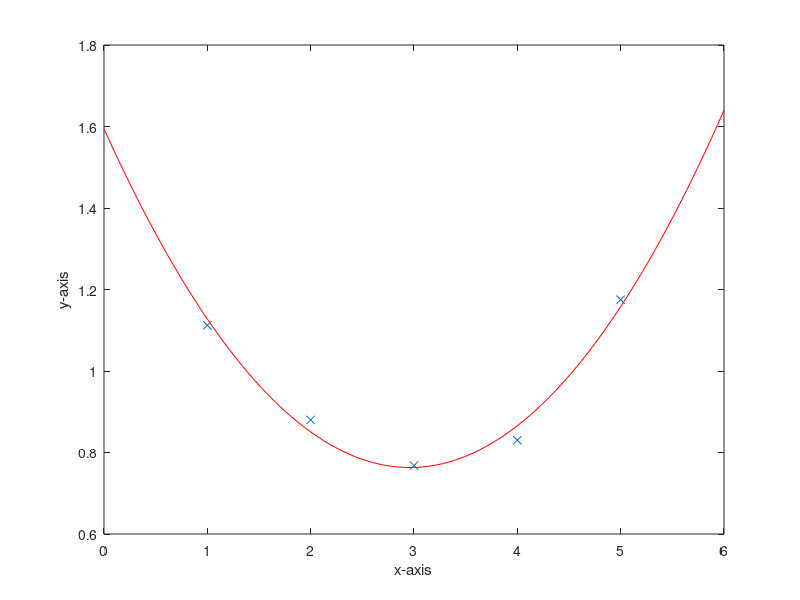

This figure's MATLAB source:
%--------------------------------------------------------------------------
%   
%          ADJUSTMENT THEORY I
%    Exercise 7: Adjustment Calculation - part II  
% 
%   Author         : Anastasia Pasioti
%   Version        : October 09, 2018
%   Last changes   : December 14, 2022
%
%--------------------------------------------------------------------------

clc;
close all;
format short;

%--------------------------------------------------------------------------
%   Task 2: Adjustment of a parabola
%--------------------------------------------------------------------------  
%    y = ax^2+bx+c          ---------------- eqtn(parabola)
%   1.112  = a  + b  + c    ----------------  1
%   0.880  = 4a + 2b + c    ----------------  2
%   0.768  = 9a + 3b + c    ----------------  3
%   0.830  = 16a+ 4b + c    ----------------  4
%   1.175  = 25a+ 5b + c    ----------------  5
%--------------------------------------------------------------------------
%   Observations and redundancy
%--------------------------------------------------------------------------
%Vector of observations
L = [ 1.112 0.880 0.768 0.830 1.175]'; 
x = 1:5;
%Number of observations
no_n =5; 

%Number of unknowns
no_u =3; 

%Redundancy
r = no_n - no_u ;
%--------------------------------------------------------------------------
%  Stochastic model
%--------------------------------------------------------------------------
%VC Matrix of the observations
S_LL = (0.02^2.* eye(5));

%Theoretical reference standard deviation
sigma_0 = 0.01;         %a priori

%Cofactor matrix of the observations
Q_ll = ((sigma_0^2)^-1 * S_LL);
%Weight matrix
P = Q_ll^-1;
%--------------------------------------------------------------------------
%  Adjustment
%--------------------------------------------------------------------------
%Design matrix
A =[1 1 1;
    4 2 1;
    9 3 1;
   16 4 1;
   25 5 1]; 
%Normal matrix
N = A'*P*A;        
%Vector of right hand side of normal equations
n = A'*P*L;    
%Inversion of normal matrix / Cofactor matrix of the unknowns
Q_XX = N^-1;    
%Solution of normal equation
X_hat = Q_XX*n;
%Estimated unknown parameters
a = X_hat(1,1);
b = X_hat(2);
c = X_hat(3);     
%Vector of residuals
v =(A*X_hat)-L; 
%Objective function
vTPv = v'*P*v;
%Vector of adjusted observations
L_hat = L+v;
%Final check
if L_hat == (A*X_hat)
    disp('No errrors found!')
else
    disp('crosscheck your steps again!')
end
%Empirical reference standard deviation
s_0 = sqrt(vTPv/(no_n-no_u));      %a posteriori

%VC matrix of adjusted unknowns
E_XX_hat = (s_0^2*Q_XX);

%Standard deviation of the adjusted unknowns
s_X = sqrt(diag(E_XX_hat));

%Cofactor matrix of adjusted observations
Q_LL_hat = A*Q_XX*A';

%VC matrix of adjusted observations
S_LL_hat = (s_0^2 * Q_LL_hat);
%Standard deviation of the adjusted observations
s_L_hat = sqrt(diag(S_LL_hat));
%Cofactor matrix of the residuals
Q_vv = Q_ll-Q_LL_hat;
%VC matrix of residuals
S_vv = s_0^2*Q_vv; 
%Standard deviation of the residuals
s_v = sqrt(diag(S_vv));

%% ---------------------------task___5-------------------------------------------------
%Plot
L = [ 1.112 0.880 0.768 0.830 1.175]'; 
x = 1:5;
plot(x,L,'x') % 5 points
hold on
x_1= linspace(0,6);
plot(x_1,a*x_1.^2+ x_1.*b + c,'r')
hold off
xlabel('x-axis')
ylabel('y-axis')



